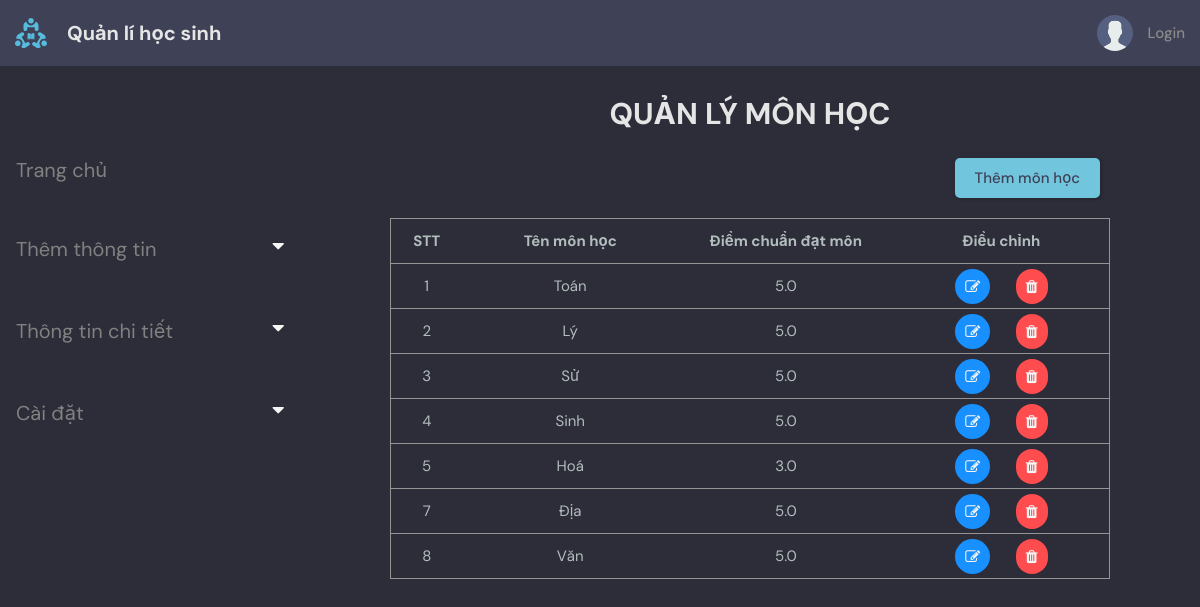
Screenshot of /subject_setting/ with the database file from the repository.
### base/models.py (models this page shows, shortened)
class Subject(models.Model):
   name = models.CharField(max_length=200)
   DIEMCHUAN = models.FloatField(null=False, default=5, validators=[MinValueValidator(0), MaxValueValidator(10)])

### base/views.py (the view, shortened to what this page needs)
def subject_setting(request):
    form = SubjectForm()
    subjectInfo = Subject.objects.all().values()
    context = {
        'form':form,
        'classInfo':subjectInfo,
        }
    return render(request, 'base/subject_setting.html',context)

### base/templates/base/subject_setting.html (shortened to what this page needs)
{% extends 'main.html' %}
{% block content %}
<main class="layout">
    <div class="container">
        {% include 'base/topics_component.html' %}
        <div class = "roomList">
            <h1 class="label">Quản lý môn học</h3>
            <div>
                <div class="row">
                    <button class="btn btn-outline-primary col-lg-11 btn--main" onclick="addSubjectForm();">Thêm môn học</button>
                </div>
                <table id="table" class="table table-sm">
                    <tr>
                        <th style="width:10%">STT</th>
                        <th style="width:30%">Tên môn học</th>
                        <th style="width:30%">Điểm chuẩn đạt môn</th>
                        <th style="width:30%">Điều chỉnh</th>
                    </tr>
                    {% for x in classInfo %}
                    <tr>
                        <td>{{ x.id }}</td>
                        <td>{{ x.name }}</td>
                        <td>{{ x.DIEMCHUAN }}</td>
                        <td>
                            <a class="modifyBtn" href="{% url 'subject_setting_update' x.id %}"><i class="fa fa-edit"> </i> </a>
                            <a class="deleteBtn" href="{% url 'subject_setting_delete' x.id %}"><i class="fa fa-trash"> </i> </a>
                        </td>
                    </tr>
                    {% endfor %}
                </table>
            </div>
            <br>
        </div>
    </div>
</main>
{% endblock content %}

### static/styles/style.css (style rules this page uses)
:root { --color-main: #71c6dd; --color-main-light: #e1f6fb; --color-dark: #3f4156; --color-dark-medium: #51546e; --color-dark-light: #696d97; --color-light: #e5e5e5; --color-gray: #8b8b8b; --color-light-gray: #b2bdbd; --color-bg: #2d2d39; --color-success: #5dd693; --color-error: #fc4b0b; }
* { font-family: "DM Sans", -apple-system, BlinkMacSystemFont, "Segoe UI", Roboto, Oxygen, Ubuntu, Cantarell, "Open Sans", "Helvetica Neue", sans-serif; margin: 0; padding: 0; box-sizing: border-box; text-rendering: optimizeLegibility; font-size: inherit; }
html { font-size: 56.25%; }
@media only screen and (min-width: 1200px) { html { font-size: 62.5%; } }
body { line-height: 1.6; font-weight: 400; font-size: 1.5rem; color: var(--color-light-gray); background-color: var(--color-bg); min-height: 100vh; }
a { display: inline-block; color: var(--color-main); text-decoration: none; }
.container { max-width: 120rem; width: 100%; margin: auto; }
.btn { background-color: transparent; border: none; display: inline-flex; align-items: center; gap: 1rem; cursor: pointer; transition: all ease-in-out 0.3s; padding: 1rem 2rem; border-radius: 5px; box-shadow: 1px 1px 3px 1px rgba(0, 0, 0, 0.15); font-weight: 500; }
.btn--main { background-color: var(--color-main); color: var(--color-dark); }
.layout { margin-top: 2.4rem; }
.layout > .container { display: flex; justify-content: space-between; align-items: flex-start; }
table, td, th { border: 0px solid black; }
th,td { padding-top: 0px; padding-bottom: 0px; padding-left: 0px; padding-right: 0px; text-align: center; }

### base/templates/base/subject_setting.html (style rules this page uses)
.table { border:1px solid rgb(148, 148, 148); width:100%; border-collapse: collapse; }
h1.label { font-weight: 700; font-size: 2em; color: var(--color-light); text-align: center; text-transform:uppercase; }
.roomList { width:60%; }
tr { height:45px; border-bottom:1px solid rgb(148, 148, 148); position: relative; }
th, td { text-align: center; }
.btn { margin: 10px; background-color: var(--color-main); color: var(--color-dark); }
.row { display: flex; justify-content: flex-end; margin: 10px 0px; }
.modifyBtn { background-color: #1890FF; margin: auto; padding: 10px; border-radius: 20px; border: none; margin-right: 10%; }
.deleteBtn { background-color: #FF4D4F; padding: 10px; border-radius: 20px; border: none; margin: auto; }
i { color: whitesmoke; font-size: 20px; }

### rows the page displays
Subject: id "1", name "Toán", DIEMCHUAN "5.0"
Subject: id "2", name "Lý", DIEMCHUAN "5.0"
Subject: id "3", name "Sử", DIEMCHUAN "5.0"
Subject: id "4", name "Sinh", DIEMCHUAN "5.0"
Subject: id "5", name "Hoá", DIEMCHUAN "3.0"
Subject: id "7", name "Địa", DIEMCHUAN "5.0"
Subject: id "8", name "Văn", DIEMCHUAN "5.0"
